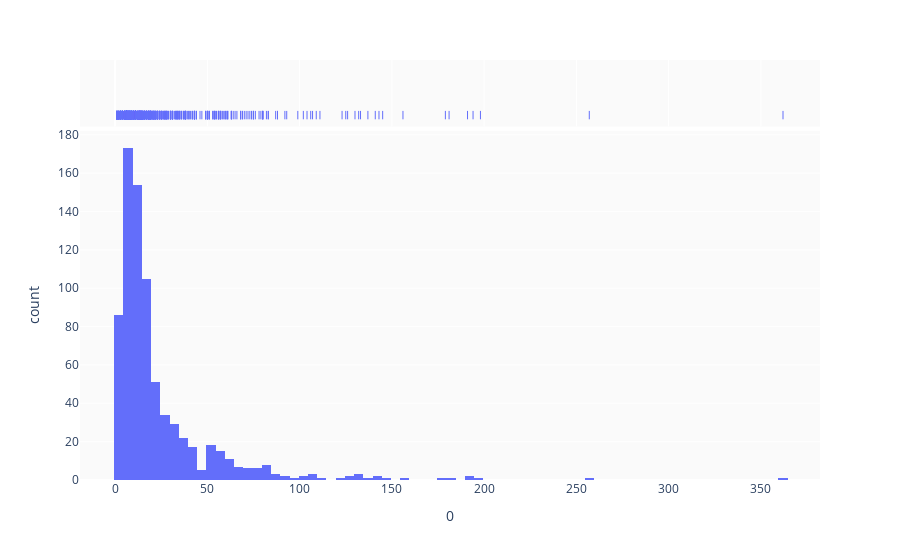

This figure's notebook cell:
### Code cell
a = pd.DataFrame([len(s) for s in tagged_sentences])
fig = px.histogram(a, x=0, marginal="rug")
fig.update_layout(

    paper_bgcolor='rgb(500,500,500)',
    plot_bgcolor='rgb(250,250,250)',
)
fig.show()

### Figure 1 — Plotly figure (JSON) as saved in the notebook; plotly's stock layout.template omitted (floating-point values rounded to 4 significant figures; data arrays with more than 128 entries replaced by an {"elided": "..."} marker saying what was removed)
{"data": [{"alignmentgroup": "True", "bingroup": "x", "hovertemplate": "0=%{x}<br>count=%{y}<extra></extra>", "legendgroup": "", "marker": {"color": "#636efa"}, "name": "", "offsetgroup": "", "orientation": "v", "showlegend": false, "type": "histogram", "x": {"elided": "777 int values"}, "xaxis": "x", "yaxis": "y"}, {"alignmentgroup": "True", "boxpoints": "all", "fillcolor": "rgba(255,255,255,0)", "hoveron": "points", "hovertemplate": "0=%{x}<extra></extra>", "jitter": 0, "legendgroup": "", "line": {"color": "rgba(255,255,255,0)"}, "marker": {"color": "#636efa", "symbol": "line-ns-open"}, "name": "", "offsetgroup": "", "showlegend": false, "type": "box", "x": {"elided": "777 int values"}, "xaxis": "x2", "yaxis": "y2"}], "layout": {"barmode": "relative", "legend": {"tracegroupgap": 0}, "margin": {"t": 60}, "paper_bgcolor": "rgb(500,500,500)", "plot_bgcolor": "rgb(250,250,250)", "xaxis": {"anchor": "y", "domain": [0, 1], "title": {"text": "0"}}, "xaxis2": {"anchor": "y2", "domain": [0, 1], "matches": "x", "showgrid": true, "showticklabels": false}, "yaxis": {"anchor": "x", "domain": [0, 0.8316], "title": {"text": "count"}}, "yaxis2": {"anchor": "x2", "domain": [0.8416, 1], "matches": "y2", "showgrid": false, "showline": false, "showticklabels": false, "ticks": ""}}}
